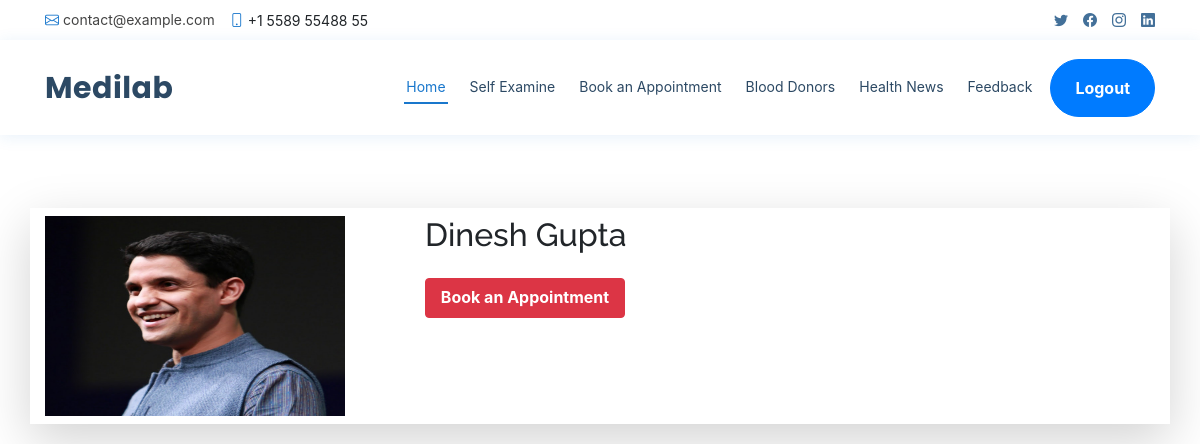
The app's page /doctor_details/1 with its own data.
### model/models.py (models this page shows, shortened)
class DoctorUser(models.Model):
    user = models.ForeignKey(User,on_delete=models.CASCADE)
    mobile = models.CharField(max_length=15,null=True)
    dob=models.DateField()
    image = models.FileField(null=True)
    gender = models.CharField(max_length=10,null=True)
    type = models.CharField(max_length=15,null=True)
    status = models.CharField(max_length=20,null=True)
    location=models.CharField(max_length=50,null=True)
    specialization=models.CharField(max_length=30,null=True)
    remarks=models.CharField(max_length=60,null=True)

### model/views.py (the view)
# urls.py: path('doctor_details/<int:pid>',doctor_details,name="doctor_details"),
def doctor_details(request,pid):
    doctor = DoctorUser.objects.all().get(id=pid)
    d = {'doctor':doctor}
    return render(request,'doctor_details.html',d)

### model/templates/doctor_details.html (shortened to what this page needs)
{% load static %}
{% block body %}
{% include 'user_navigation.html' %}
<div class="container shadow-lg py-2 mt-3">
<div class="row">
    <div class="col-md-4">
        <img src="{{doctor.image.url}}" style="width: 300px; height: 200px;">
    </div>
    <div class="col-md-6">
        <h2>{{doctor.user.first_name}} {{doctor.user.last_name}}</h2>
        <div class="mt-4">
            <a href="{% url 'book_appointment' doctor.id %}"
            style="width: 200px; height: 40px; font-weight: bold;"class="btn btn-danger">Book an Appointment</a>
        </div>
    </div>
</div>
</div>
{% endblock %}

### model/static/assets/css/style.css (style rules this page uses)
body { font-family: "Open Sans", sans-serif; color: #444444; }
a { color: #1977cc; text-decoration: none; }
h1, h2, h3, h4, h5, h6 { font-family: "Raleway", sans-serif; }

### records on screen
DoctorUser: image (picture), user.first_name "Dinesh", user.last_name "Gupta"
